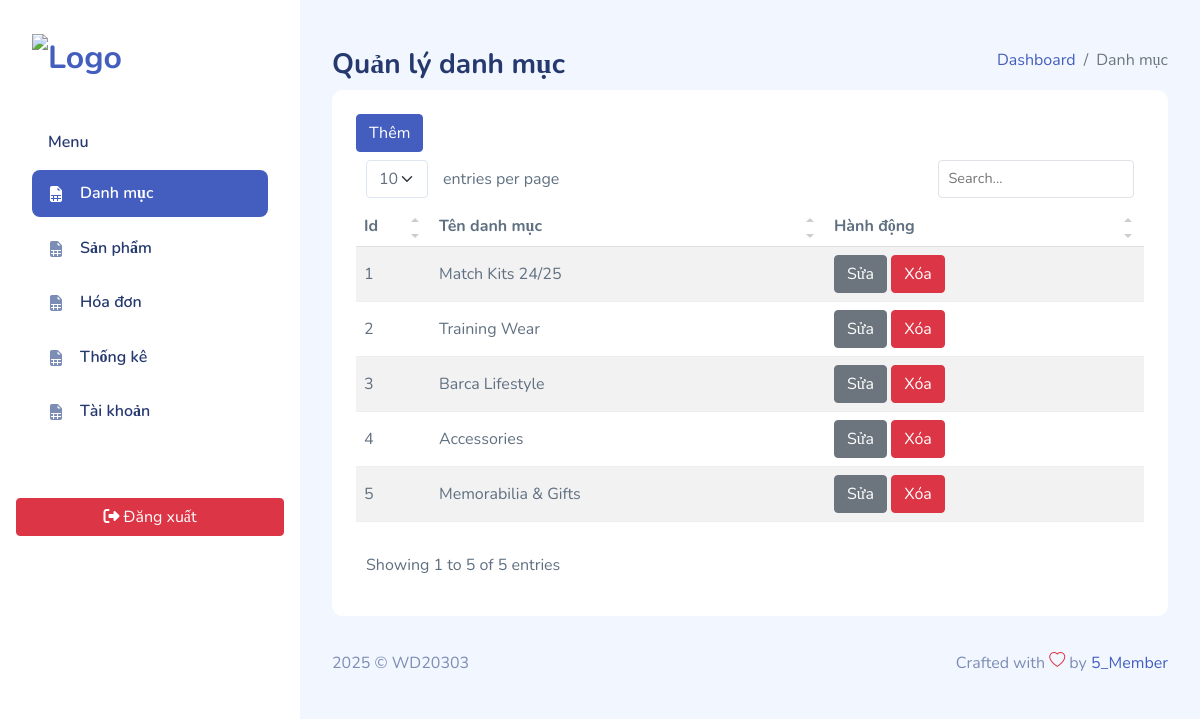
The app's page /admin/index.php?action=listdanhmuc (signed in) with its own data.
### tables this page shows
CREATE TABLE `danhmuc` (
  `id` int(11) NOT NULL,
  `name` varchar(255) NOT NULL,
  `deleted` int(11) NOT NULL DEFAULT 0
);

### admin/Controller/DanhMucController.php (called while the page is built, shortened)
<?php
include_once("Model/DanhMuc.php");
class DanhMucController
{
    private $danhMuc;
    public function __construct()
    {
        $this->danhMuc = new DanhMuc();
    }
    public function list()
    {
        $allDanhMuc = $this->danhMuc->getAll();
        include_once("./views/danhmuc/list.php");
    }
}

### admin/Model/pdo.php (called while the page is built, shortened)
<?php
function pdo_get_connection()
{
    $dburl = "mysql:host=localhost;dbname=duanquanao;charset=utf8";
    $username = 'root';
    $password = '';
    $conn = new PDO($dburl, $username, $password);
    $conn->setAttribute(PDO::ATTR_ERRMODE, PDO::ERRMODE_EXCEPTION);
    return $conn;
}
function pdo_query($sql)
{
    $sql_args = array_slice(func_get_args(), 1);
    try {
        $conn = pdo_get_connection();
        $stmt = $conn->prepare($sql);
        $stmt->execute($sql_args);
        $rows = $stmt->fetchAll();
        return $rows;
    } catch (PDOException $e) {
        throw $e;
    } finally {
        unset($conn);
    }
}

### admin/Model/DanhMuc.php (called while the page is built, shortened)
<?php
include_once("pdo.php");
class DanhMuc
{
    public function getAll()
    {
        $sql = "select * from danhmuc";
        return pdo_query($sql);
    }
}

### admin/views/danhmuc/list.php (the view)
<?php
include_once("views/layouts/header.php");
?>
<div class="page-heading">
    <div class="page-title">
        <div class="row">
            <div class="col-12 col-md-6 order-md-1 order-last">
                <h3>Quản lý danh mục</h3>
            </div>
            <div class="col-12 col-md-6 order-md-2 order-first">
                <nav aria-label="breadcrumb" class="breadcrumb-header float-start float-lg-end">
                    <ol class="breadcrumb">
                        <li class="breadcrumb-item"><a href="index.html">Dashboard</a></li>
                        <li class="breadcrumb-item active" aria-current="page">Danh mục</li>
                    </ol>
                </nav>
            </div>
        </div>
    </div>
    <section class="section">
        <div class="card">
            <div class="card-body">
                <a href="?action=createdanhmuc" class="btn btn-primary"> Thêm </a>
                <table class="table table-striped" id="table1">
                    <thead>
                        <tr>
                            <th>Id</th>
                            <th>Tên danh mục</th>
                            <th>Hành động</th>
                        </tr>
                    </thead>
                    <tbody>
                        <?php foreach ($allDanhMuc as $item) { ?>
                            <tr>
                                <td><?= $item['id'] ?></td>
                                <td><?= $item['name'] ?></td>
                                <td>
                                    <a href="index.php?action=editdanhmuc&id=<?= $item['id'] ?>"
                                        class="btn btn-secondary">Sửa</a>
                                    <?php if ($item['deleted'] == 0) { ?>
                                        <a href="index.php?action=deletedanhmuc&id=<?= $item['id'] ?>"
                                            class="btn btn-danger">Xóa</a>
                                    <?php } else { ?>
                                        <a href="index.php?action=restoredanhmuc&id=<?= $item['id'] ?>"
                                            class="btn btn-warning">Khôi phục</a>
                                    <?php } ?>
                                </td>
                            </tr>
                        <?php } ?>
                    </tbody>
                </table>
            </div>
        </div>
    </section>
</div>
<?php
include_once("views/layouts/footer.php");
?>

### admin/views/assets/css/app.css (style rules this page uses)
.btn.btn-danger,.btn.btn-info,.btn.btn-primary,.btn.btn-secondary,.btn.btn-success,.btn.btn-warning { color:#fff }
.card { margin-bottom:2.2rem;border:none }
.card .card-body { padding:1.5rem }
.dataTable-table td,.dataTable-table thead th,.table td,.table thead th { vertical-align:middle }
.dataTable-table:not(.table-borderless) thead th,.table:not(.table-borderless) thead th { border-bottom:1px solid #dedede!important }
.page-heading { margin:0 0 2rem }
.page-heading h3 { font-weight:700 }
a { text-decoration:none }

### records on screen
danhmuc: id "1", name "Match Kits 24/25"
danhmuc: id "2", name "Training Wear"
danhmuc: id "3", name "Barca Lifestyle"
danhmuc: id "4", name "Accessories"
danhmuc: id "5", name "Memorabilia & Gifts"
